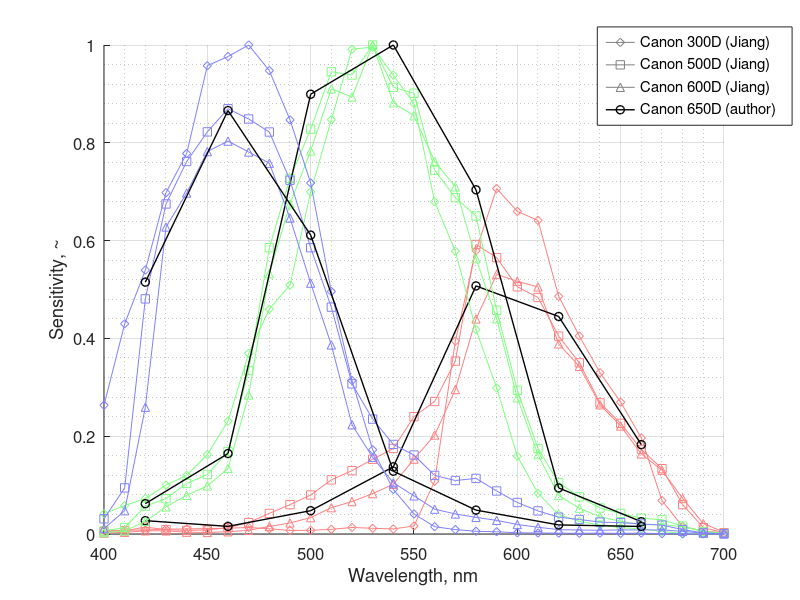

Recreate this plot in MATLAB.
% function compare_camera_sensitivities

    clear
    clc

    %%
    
    lambda = 400 : 10 : 720; % nm

    Canon_300D = [
                    0.0074301, 0.0075795, 0.0083043, 0.0098831, 0.010432, 0.011028, 0.01193, 0.013319, 0.01075, 0.0071592, 0.007603, 0.0095502, 0.013374, 0.011634, 0.010348, 0.016463, 0.1081, 0.39461, 0.5796, 0.70646, 0.65966, 0.64128, 0.48616, 0.40497, 0.32996, 0.26965, 0.19645, 0.068429, 0.015261, 0.0062609, 0.002577, 0.00073993, 0.00018341
                    0.041477, 0.058, 0.072545, 0.10017, 0.1198, 0.16235, 0.23092, 0.36946, 0.45982, 0.50908, 0.69947, 0.84752, 0.99131, 0.99574, 0.93826, 0.88043, 0.67937, 0.57855, 0.4181, 0.29859, 0.15914, 0.083305, 0.039898, 0.025915, 0.018503, 0.012969, 0.010731, 0.0048377, 0.0016101, 0.00095847, 0.00056323, 0.00019049, 7.9922e-05
                    0.26332, 0.42981, 0.53966, 0.69805, 0.77811, 0.95757, 0.97645, 1, 0.94768, 0.84684, 0.7179, 0.49589, 0.31392, 0.17227, 0.09118, 0.041019, 0.014928, 0.0090299, 0.0055769, 0.0046034, 0.0024248, 0.0020683, 0.0016975, 0.0013351, 0.0017914, 0.0012195, 0.0018138, 0.00064544, 0.00019937, 0.00010163, 6.6623e-05, 2.6923e-05, 3.7135e-05
                 ];
             
%     Canon_450D = [
%                     0.03	0.02	0.01	0	0	0	0.01	0.01	0.02	0.02	0.04	0.06	0.07	0.09	0.12	0.17	0.23	0.37	0.59	0.78	0.77	0.8	0.87	0.82	0.77	0.83	0.77	0.69	0.65	0.6	0.62	0.63	0.58
%                     0.03	0.03	0.04	0.04	0.06	0.08	0.13	0.26	0.51	0.64	0.81	0.92	1.02	1.01	1.03	1	0.92	0.84	0.78	0.58	0.39	0.21	0.15	0.1	0.08	0.08	0.07	0.09	0.11	0.15	0.19	0.21	0.19
%                     0.24	0.34	0.46	0.5	0.64	0.71	0.77	0.75	0.73	0.67	0.5	0.39	0.26	0.16	0.13	0.1	0.07	0.06	0.06	0.05	0.03	0.02	0.02	0.02	0.02	0.03	0.04	0.04	0.04	0.05	0.05	0.05	0.04
%                  ];

    Canon_500D = [
                    0.0047882, 0.006503, 0.014181, 0.0090063, 0.0072716, 0.008399, 0.012928, 0.023407, 0.042132, 0.06015, 0.079772, 0.11068, 0.1296, 0.1528, 0.17491, 0.23995, 0.27103, 0.35363, 0.59207, 0.56519, 0.50552, 0.48372, 0.40474, 0.35005, 0.26818, 0.22628, 0.17275, 0.13367, 0.060161, 0.012976, 0.0026525, 0.00064602, 0.00064602
                    0.0063344, 0.01322, 0.056945, 0.072339, 0.10335, 0.12163, 0.16863, 0.33452, 0.58549, 0.72721, 0.82791, 0.94525, 0.93856, 1, 0.91351, 0.90129, 0.74393, 0.68775, 0.65043, 0.45765, 0.29386, 0.17488, 0.10517, 0.076, 0.053159, 0.042043, 0.032367, 0.029075, 0.016249, 0.0045584, 0.0010866, 0.00030439, 0.00030439
                    0.031083, 0.094291, 0.48083, 0.67493, 0.76173, 0.82236, 0.86969, 0.84873, 0.82207, 0.7235, 0.58539, 0.46393, 0.30706, 0.23495, 0.18321, 0.1615, 0.11978, 0.10939, 0.11367, 0.087972, 0.064425, 0.047167, 0.034519, 0.02963, 0.024397, 0.023239, 0.020503, 0.018144, 0.009073, 0.0022567, 0.00049182, 0.00014889, 0.00014889
                 ];

    Canon_600D = [
                    0.0018383, 0.0034546, 0.0065563, 0.0064237, 0.003663, 0.0032176, 0.0045901, 0.0075219, 0.015409, 0.022585, 0.033511, 0.053847, 0.066262, 0.082616, 0.10166, 0.15313, 0.2023, 0.29541, 0.4398, 0.53074, 0.51692, 0.50521, 0.38884, 0.34276, 0.26434, 0.22089, 0.1637, 0.13044, 0.072591, 0.021389, 0.003813, 0.00089247, 0.00023267
                    0.0027522, 0.0063568, 0.025923, 0.055392, 0.079072, 0.098383, 0.13411, 0.28424, 0.53216, 0.67504, 0.78346, 0.91032, 0.89359, 1, 0.88185, 0.85526, 0.76181, 0.71016, 0.56299, 0.44008, 0.27856, 0.16213, 0.078769, 0.052859, 0.035122, 0.026057, 0.018983, 0.01922, 0.014806, 0.005949, 0.0013347, 0.00034954, 0.00012156
                    0.010963, 0.047664, 0.25927, 0.6278, 0.69721, 0.78211, 0.8035, 0.78122, 0.75824, 0.64609, 0.513, 0.38666, 0.22351, 0.15669, 0.10477, 0.078029, 0.050767, 0.040953, 0.034064, 0.027857, 0.019411, 0.013821, 0.0088981, 0.0081423, 0.007593, 0.0084223, 0.008274, 0.0083911, 0.0053867, 0.0018156, 0.00036101, 0.00011979, 7.6506e-05
                 ];
          
    % My result
    cam_sen = [0.178525729228059,0.405687900126870,3.36907017364891;0.102162511237516,1.07622609950679,5.66390623359153;0.311844604160245,5.88218409372673,3.99770917904859;0.898880600040924,6.54077104371662,0.839672292951929;3.31833774006430,4.60404808832044,0.319526731989420;2.90950886352070,0.616163664086441,0.121384349521051;1.19538057842053,0.165002405783955,0.100852685888913]'; % outdoor ColorChecker, noon, sun off to side (IMG_3934.CR2)
    cam_lam = 420 : 40 : 660;
    cam_sen = cam_sen ./ max(cam_sen(:)); % 0 to 1
             
	figure(20)
    clf
    hold on
    set(gcf,'color','white')
             
    % Make dummy plots for legend purposes
    gray = 0.5;
    plot(0, 0, 'Color', [gray gray gray], 'Marker', 'd', 'LineWidth', 0.5)
    plot(0, 0, 'Color', [gray gray gray], 'Marker', 's', 'LineWidth', 0.5)
    plot(0, 0, 'Color', [gray gray gray], 'Marker', '^', 'LineWidth', 0.5)
    plot(0, 0, 'Color', 'k', 'Marker', 'o', 'LineWidth', 1)
    
    for cc = 1:3
        
        offset = 0.50;
        switch cc
            case 1
                col1 = 'r';
                col2 = [1 offset offset];
            case 2
                col1 = 'g';
                col2 = [offset 1 offset];
            case 3
                col1 = 'b';
                col2 = [offset offset 1];
        end
        
        plot(lambda, Canon_300D(cc,:), 'Color', col2, 'Marker', 'd', 'LineWidth', 0.5)
        plot(lambda, Canon_500D(cc,:), 'Color', col2, 'Marker', 's', 'LineWidth', 0.5)
        plot(lambda, Canon_600D(cc,:), 'Color', col2, 'Marker', '^', 'LineWidth', 0.5)
        plot(cam_lam, cam_sen(cc,:),   'k-o', 'LineWidth', 1)
        
        grid on
        grid minor
        
        xlabel('Wavelength, nm')
        ylabel('Sensitivity, ~')
%         title('Comparison of Canon Camera Spectral Sensitivities')
        
    end
    
    
    
    xlim([400 700])
    
    set(gca,'FontSize',12)
    h_leg = legend({'Canon 300D (Jiang)','Canon 500D (Jiang)','Canon 600D (Jiang)','Canon 650D (author)'}, 'location','northeast');
    pos = get(h_leg, 'position');
    set(h_leg, 'position', pos + [0.10 0.05 0 0])
    
% end




















































